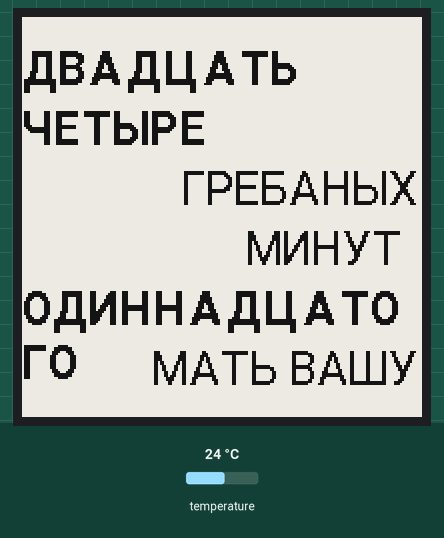
Simulated run of this sketch. Board: Arduino Uno, built for the host (arithmetic inside an expression is 32-bit, double 64-bit). On the bench: 200×200 one-colour display. Inputs (shaded band) come from the test bench; at power-on: temperature 24 °C. The local clock reads 2024-03-15 10:24:30 at power-on unless the sketch sets it; what the sketch prints to the serial monitor is not drawn.

Above: at 2.3 s.
At 2.8 s:
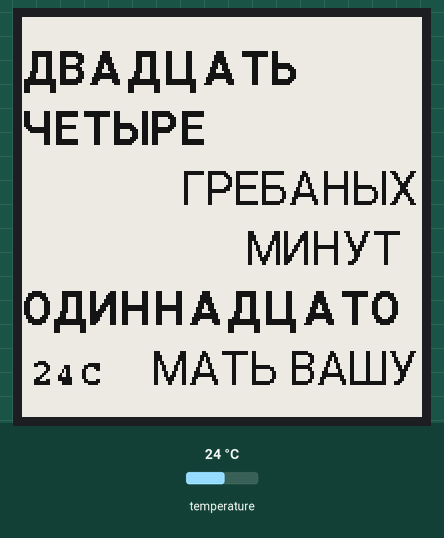
At 35.0 s:
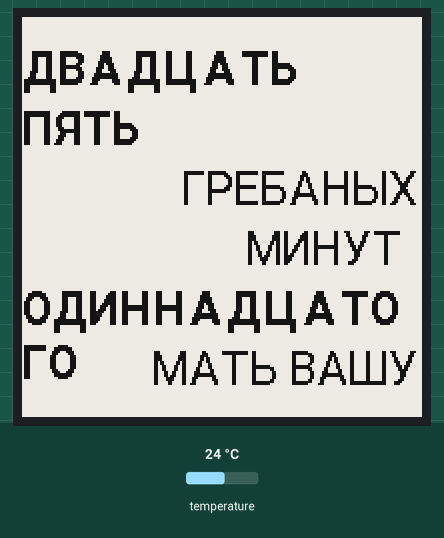
At 35.5 s:
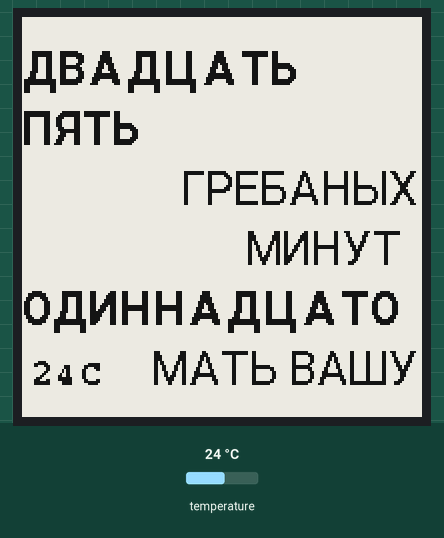
At 94.8 s:
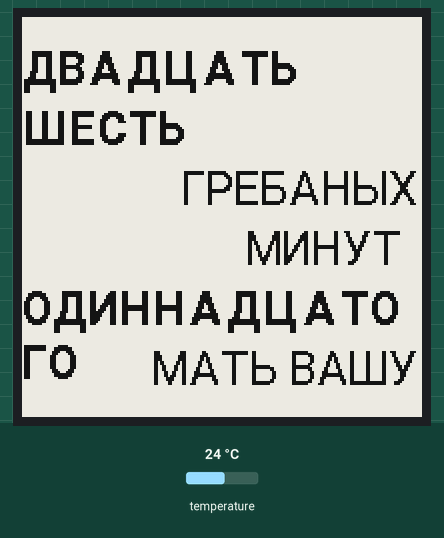
At 95.3 s:
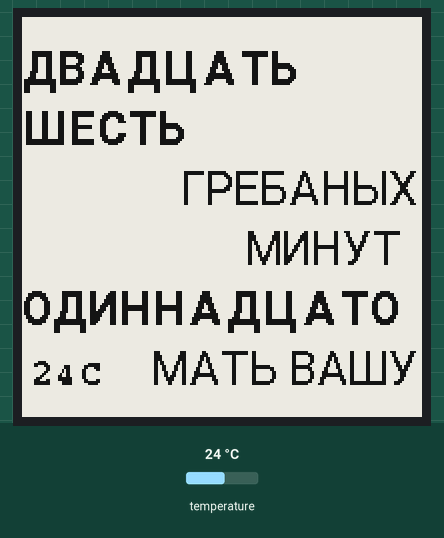

The sketch:

madclocks.ino
```cpp
#include "RTClib.h"

#include <GxEPD2_BW.h>
#include "Fonts/madclocks12pt7b.h"
#include "Fonts/FreeMonoBold9pt7b.h"

#define ENABLE_GxEPD2_GFX 0
#define MAX_DISPAY_BUFFER_SIZE 100 // 800
#define MAX_HEIGHT(EPD) (EPD::HEIGHT <= MAX_DISPAY_BUFFER_SIZE / (EPD::WIDTH / 8) ? EPD::HEIGHT : MAX_DISPAY_BUFFER_SIZE / (EPD::WIDTH / 8))
GxEPD2_BW<GxEPD2_154, MAX_HEIGHT(GxEPD2_154)> display(GxEPD2_154(/*CS=10*/ SS, /*DC=*/ 8, /*RST=*/ -1, /*BUSY=*/ 7));

char* minDigits[] = {"JLYF", "LDT", "NHB", "XTNSHT", "GZNM", "ITCNM", "CTVM", "DJCTVM", "LTDZNM",
                    "LTCZNM", "JLBYYFLWFNM", "LDTYFLWFNM", "NHBYFLWFNM", "XTNSHYFLWFNM", "GZNYFLWFNM", "ITCNYFLWFNM", "CTVYFLWFNM", "DJCTVYFLWFNM", "LTDZNYFLWFNM"};

char* decMinDigits[] = {"LDFLWFNM", "NHBLWFNM", "CJHJR", "GZNMLTCZN"}; //20, 30, 40, 50 min

char* hours[] = {"GTHDJUJ", "DNJHJUJ", "NHTNMTUJ", "XTNDTHNJUJ",
                "GZNJUJ", "ITCNJUJ", "CTLMVJUJ", "DJCMVJUJ",
                "LTDZNJUJ", "LTCZNJUJ", "JLBYYFLWFNJUJ", "LTDFYLWFNJUJ"};

int currTime[3];

int oldMin = -1;
int newMin = 0; //check min state for display refresh

RTC_DS3231 rtc;

void setup()
{
  Serial.begin(115200);
  Serial.println();
  display.init(115200);

  if (! rtc.begin()) {
    Serial.println("Couldn't find RTC");
    while (1);
  }


  if (rtc.lostPower()) {
    Serial.println("RTC lost power, lets set the time!");
    // following line sets the RTC to the date & time this sketch was compiled
    // This line sets the RTC with an explicit date & time, for example to set
    // January 21, 2014 at 3am you would call:
    // rtc.adjust(DateTime(2014, 1, 21, 3, 0, 0));
    rtc.adjust(DateTime(F(__DATE__), F(__TIME__)));
  }
}

void loop()
{
  DateTime now = rtc.now();
  getData(now);
  rtclibTest(now);
  if (newMin != oldMin) {
    showData();
    showTemperature();
    display.powerOff();
    oldMin = newMin;
  }
  delay(3000);
}


void rtclibTest (DateTime now)
{
    Serial.print('/');
    Serial.print(now.year(), DEC);
    Serial.print('/');
    Serial.print(now.month(), DEC);
    Serial.print('/');
    Serial.print(now.day(), DEC);
    Serial.print(" (");
    Serial.print(now.dayOfTheWeek());
    Serial.print(") ");
    Serial.print(now.hour(), DEC);
    Serial.print(':');
    Serial.print(now.minute(), DEC);
    Serial.print(':');
    Serial.print(now.second(), DEC);
    Serial.println();
    Serial.print("Temperature: ");
    Serial.print(rtc.getTemperature());
    Serial.println(" C");
}

void getData (DateTime now)
{
  currTime[0] = now.hour();
  currTime[1] = now.minute()/10;
  currTime[2] = now.minute()%10;
  newMin=currTime[2];
}

void showData ()
{
  int16_t start_posy = 33;
  display.setFullWindow();
  display.setRotation(2);
  display.setTextColor(GxEPD_BLACK);
  display.setFont(&madclocks12pt7b);
  if (currTime[0] > 12)
    currTime[0]=currTime[0]-12;
  display.firstPage();
    do
    {
      display.fillScreen(GxEPD_WHITE);
      if (currTime[1] > 1 && currTime[2] != 0) {
        display.setCursor(0, start_posy);
        display.print(decMinDigits[currTime[1]-2]);
        display.setCursor(0, start_posy+30); //20+30
        display.print(minDigits[currTime[2]-1]);
      }else if (currTime[1] > 1 && currTime[2] == 0){
        display.setCursor(0, start_posy+30);
        display.print(decMinDigits[currTime[1]-2]);
      }else if (currTime[1] == 1 && currTime[2] >= 0){
        display.setCursor(0, start_posy+30);
        display.print(minDigits[9+currTime[2]]);
      }else if (currTime[1] == 0 && currTime[2] == 0){
        display.setCursor(0, start_posy);
        display.print("HJDYJ");
      }else if (currTime[2] == 0) {
        display.setCursor(0, start_posy);
        display.print(currTime[1]);
      }else{
        display.setCursor(0, start_posy+30); //20+30
        display.print(minDigits[currTime[2]-1]);
      }
      display.setCursor(0, start_posy+120); //20+30+30+30+30
      display.print(hours[currTime[0]]);

      display.setCursor(80, start_posy+60); //20+30+30
      display.print("uht,fys[");
      display.setCursor(112, start_posy+90); //20+30+30+30
      display.print("vbyen");
      display.setCursor(65, start_posy+150); //20+30+30+30+30+30
      display.print("vfnm dfie");


    }
    while (display.nextPage());
}
void showTemperature ()
{
  int16_t start_posy = 33;
  display.setPartialWindow(5, 160, 50, 200);
  display.setRotation(2);
  display.setFont(&FreeMonoBold9pt7b);
  display.setTextColor(GxEPD_BLACK);
  display.firstPage();
    do
    {
      //Temperature
      display.setFont(&FreeMonoBold9pt7b);
      display.setCursor(5, start_posy+150);
      display.print(int(rtc.getTemperature()));
      display.setCursor(29, start_posy+150);
      display.print("C");
    }
    while (display.nextPage());
}
```

Source omitted: clocks12pt7b.h (data table, 20802 bytes)

Measured:
- what the display in image 0 shows lasts 0.5 s, from 2.3 s to 2.8 s
- what the display in image 1 shows lasts 32.2 s, from 2.8 s to 35.0 s
- what the display in image 3 shows lasts 59.2 s, from 35.5 s to 94.7 s
